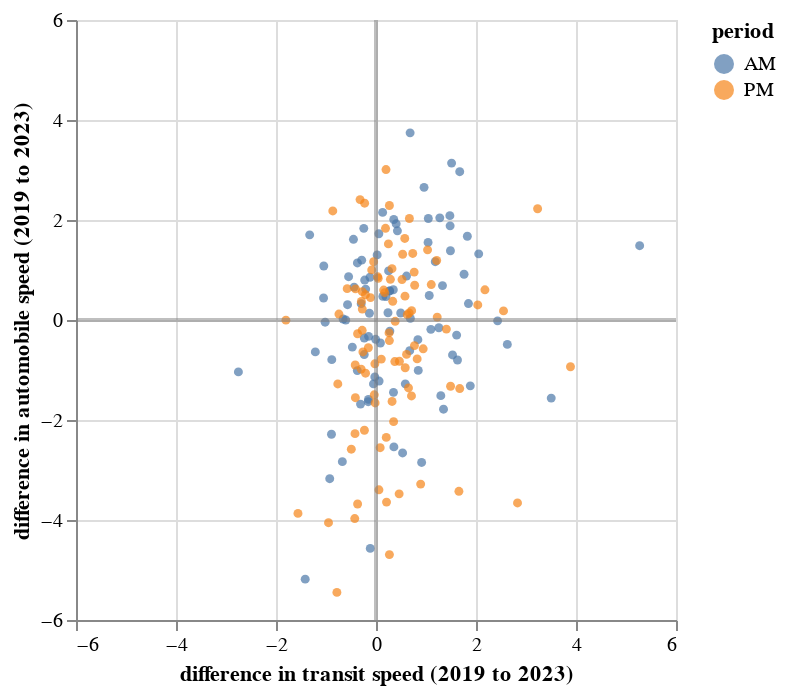

Source (notebook cell):
### Code cell
compare_years_auto_transit_diffs(
    auto_df_wide, transit_df_wide, 2019, 2023, save_dir
)

### Figure 1 — Vega-Lite specification as saved in the notebook (floating-point values rounded to 4 significant figures; data arrays with more than 128 entries replaced by an {"elided": "..."} marker saying what was removed)
{"config": {"view": {"continuousWidth": 300, "continuousHeight": 300}}, "layer": [{"data": {"name": "data-c1e558c72c625f46cfe4442c8e23d630"}, "mark": {"type": "circle", "size": 20}, "encoding": {"color": {"field": "period", "type": "nominal"}, "tooltip": [{"field": "cmp_segid", "type": "ordinal"}, {"field": "period", "type": "nominal"}, {"field": "transit-avg_speed_diff-2019-2023", "type": "quantitative"}, {"field": "auto-avg_speed_diff-2019-2023", "type": "quantitative"}], "x": {"field": "transit-avg_speed_diff-2019-2023", "title": "difference in transit speed (2019 to 2023)", "type": "quantitative"}, "y": {"field": "auto-avg_speed_diff-2019-2023", "title": "difference in automobile speed (2019 to 2023)", "type": "quantitative"}}, "name": "view_1"}, {"data": {"name": "data-e5a9d44203913dd07c587800fc6a8a21"}, "mark": {"type": "line", "color": "grey", "opacity": 0.5}, "encoding": {"x": {"field": "transit-avg_speed_diff-2019-2023", "type": "quantitative"}, "y": {"field": "auto-avg_speed_diff-2019-2023", "type": "quantitative"}}}, {"data": {"name": "data-af0b9080394a975d48898c0d8f723b4e"}, "mark": {"type": "line", "color": "grey", "opacity": 0.5}, "encoding": {"x": {"field": "transit-avg_speed_diff-2019-2023", "type": "quantitative"}, "y": {"field": "auto-avg_speed_diff-2019-2023", "type": "quantitative"}}}], "params": [{"name": "param_1", "select": {"type": "interval", "encodings": ["x", "y"]}, "bind": "scales", "views": ["view_1"]}], "$schema": "https://vega.github.io/schema/vega-lite/v5.8.0.json", "datasets": {"data-c1e558c72c625f46cfe4442c8e23d630": {"elided": "185 records"}, "data-e5a9d44203913dd07c587800fc6a8a21": [{"transit-avg_speed_diff-2019-2023": 0, "auto-avg_speed_diff-2019-2023": -6.0}, {"transit-avg_speed_diff-2019-2023": 0, "auto-avg_speed_diff-2019-2023": 6.0}], "data-af0b9080394a975d48898c0d8f723b4e": [{"transit-avg_speed_diff-2019-2023": -6.0, "auto-avg_speed_diff-2019-2023": 0}, {"transit-avg_speed_diff-2019-2023": 6.0, "auto-avg_speed_diff-2019-2023": 0}]}}
